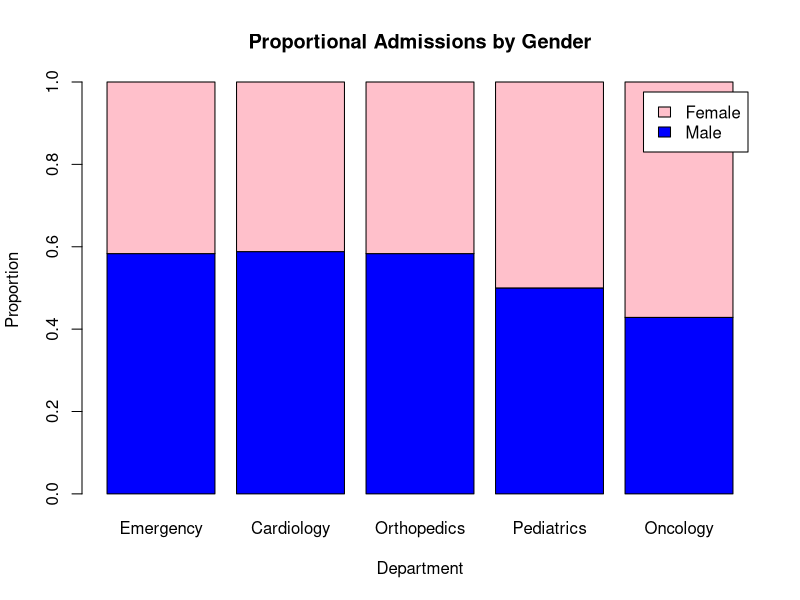

Source code (R):
#stacked bar chart

hospital_data <- data.frame( Department = c("Emergency","Cardiology","Orthopedics",
                                            "Pediatrics","Oncology"), 
                             Male = c(70,50,35,20,15), Female = c(50,35,25,20,20))

#calculate proportions for each department
proportional_data <-
  prop.table(as.matrix(hospital_data[,2:3]),margin =1)

#stacked proportional bar plot
barplot(height = t(proportional_data), 
        names.arg = hospital_data$Department,
        col = c("blue", "pink"), legend.text = c("Male","Female"),
        main = "Proportional Admissions by Gender",
        xlab = "Department",
        ylab = "Proportion",
        border = "black")